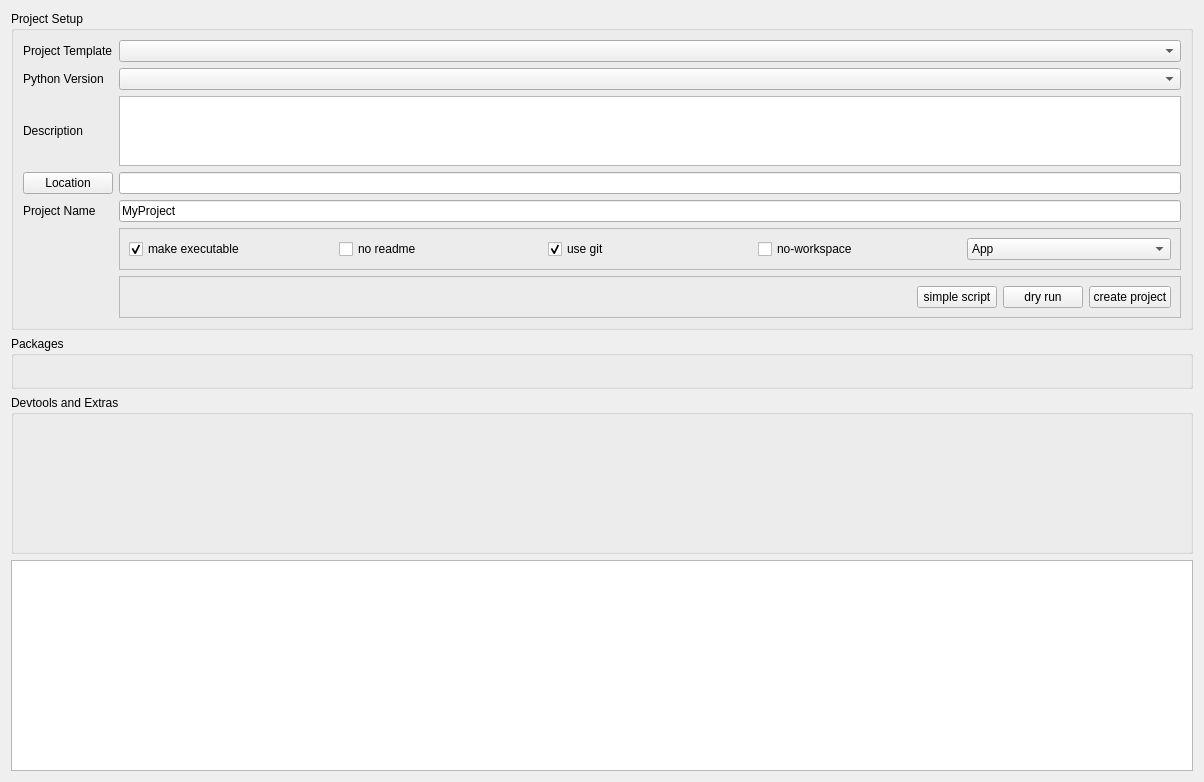
<?xml version="1.0" encoding="UTF-8"?>
<ui version="4.0">
 <class>Form</class>
 <widget class="QWidget" name="Form">
  <property name="geometry">
   <rect>
    <x>0</x>
    <y>0</y>
    <width>1204</width>
    <height>782</height>
   </rect>
  </property>
  <property name="windowTitle">
   <string>Dialog</string>
  </property>
  <layout class="QGridLayout" name="gridLayout" rowstretch="2,1,3,4">
   <item row="1" column="0">
    <widget class="QGroupBox" name="options_gb">
     <property name="title">
      <string>Packages</string>
     </property>
     <layout class="QGridLayout" name="options_grid" rowminimumheight="0"/>
    </widget>
   </item>
   <item row="2" column="0">
    <widget class="QGroupBox" name="extras_gb">
     <property name="title">
      <string>Devtools and Extras</string>
     </property>
     <layout class="QGridLayout" name="gridLayout_3"/>
    </widget>
   </item>
   <item row="0" column="0">
    <widget class="QGroupBox" name="project_group">
     <property name="title">
      <string>Project Setup</string>
     </property>
     <layout class="QGridLayout" name="gridLayout_2" columnstretch="0,0">
      <item row="2" column="1">
       <widget class="QPlainTextEdit" name="description_text">
        <property name="readOnly">
         <bool>true</bool>
        </property>
       </widget>
      </item>
      <item row="0" column="1">
       <widget class="QComboBox" name="template_choice">
        <property name="toolTip">
         <string>Which of the build in project templase to use. See the project description for more details</string>
        </property>
       </widget>
      </item>
      <item row="3" column="1">
       <widget class="QLineEdit" name="project_location">
        <property name="readOnly">
         <bool>true</bool>
        </property>
       </widget>
      </item>
      <item row="4" column="1">
       <widget class="QLineEdit" name="project_name">
        <property name="text">
         <string>MyProject</string>
        </property>
       </widget>
      </item>
      <item row="0" column="0">
       <widget class="QLabel" name="label">
        <property name="text">
         <string>Project Template</string>
        </property>
       </widget>
      </item>
      <item row="6" column="1">
       <widget class="QFrame" name="frame">
        <property name="frameShape">
         <enum>QFrame::Shape::StyledPanel</enum>
        </property>
        <property name="frameShadow">
         <enum>QFrame::Shadow::Raised</enum>
        </property>
        <layout class="QHBoxLayout" name="horizontalLayout">
         <item>
          <spacer name="horizontalSpacer">
           <property name="orientation">
            <enum>Qt::Orientation::Horizontal</enum>
           </property>
           <property name="sizeHint" stdset="0">
            <size>
             <width>40</width>
             <height>20</height>
            </size>
           </property>
          </spacer>
         </item>
         <item>
          <widget class="QPushButton" name="simple_script">
           <property name="text">
            <string>simple script</string>
           </property>
          </widget>
         </item>
         <item>
          <widget class="QPushButton" name="dry_run">
           <property name="text">
            <string>dry run</string>
           </property>
          </widget>
         </item>
         <item>
          <widget class="QPushButton" name="create_project">
           <property name="text">
            <string>create project</string>
           </property>
          </widget>
         </item>
        </layout>
       </widget>
      </item>
      <item row="1" column="0">
       <widget class="QLabel" name="label_2">
        <property name="text">
         <string>Python Version</string>
        </property>
       </widget>
      </item>
      <item row="3" column="0">
       <widget class="QPushButton" name="select_location">
        <property name="toolTip">
         <string>Select base location for the project</string>
        </property>
        <property name="text">
         <string>Location</string>
        </property>
       </widget>
      </item>
      <item row="5" column="1">
       <widget class="QFrame" name="frame_2">
        <property name="frameShape">
         <enum>QFrame::Shape::StyledPanel</enum>
        </property>
        <property name="frameShadow">
         <enum>QFrame::Shadow::Raised</enum>
        </property>
        <layout class="QHBoxLayout" name="horizontalLayout_2">
         <item>
          <widget class="QCheckBox" name="make_runnable">
           <property name="toolTip">
            <string>&lt;html&gt;&lt;head/&gt;&lt;body&gt;&lt;p&gt;if a main.py is generated for the project this will add the following shebang&lt;/p&gt;&lt;p&gt;#!/usr/bin/env -S uv run --script &lt;/p&gt;&lt;p&gt;and also chmod +x the file.  This only works for the App or Script modes.&lt;/p&gt;&lt;/body&gt;&lt;/html&gt;</string>
           </property>
           <property name="text">
            <string>make executable</string>
           </property>
           <property name="checked">
            <bool>true</bool>
           </property>
          </widget>
         </item>
         <item>
          <widget class="QCheckBox" name="no_readme">
           <property name="toolTip">
            <string>&lt;html&gt;&lt;head/&gt;&lt;body&gt;&lt;p&gt;Do no generate a README.md file in the project&lt;/p&gt;&lt;/body&gt;&lt;/html&gt;</string>
           </property>
           <property name="text">
            <string>no readme</string>
           </property>
          </widget>
         </item>
         <item>
          <widget class="QCheckBox" name="use_git">
           <property name="enabled">
            <bool>true</bool>
           </property>
           <property name="toolTip">
            <string>&lt;html&gt;&lt;head/&gt;&lt;body&gt;&lt;p&gt;create a basic git setup for the project. Including a .gitignore&lt;/p&gt;&lt;/body&gt;&lt;/html&gt;</string>
           </property>
           <property name="text">
            <string>use git</string>
           </property>
           <property name="checked">
            <bool>true</bool>
           </property>
          </widget>
         </item>
         <item>
          <widget class="QCheckBox" name="no_workspace">
           <property name="toolTip">
            <string>&lt;html&gt;&lt;head/&gt;&lt;body&gt;&lt;p&gt;If a parent workspace is found do not add this project to it. By default this will add to any parent workspace if found.&lt;/p&gt;&lt;/body&gt;&lt;/html&gt;</string>
           </property>
           <property name="text">
            <string>no-workspace</string>
           </property>
          </widget>
         </item>
         <item>
          <widget class="QComboBox" name="app_type">
           <property name="toolTip">
            <string>&lt;html&gt;&lt;head/&gt;&lt;body&gt;&lt;p&gt;App will create a project for an app (main.py)&lt;/p&gt;&lt;p&gt;Package will set up the project to be built as a Python package&lt;/p&gt;&lt;p&gt;Lib will create a project for a library&lt;/p&gt;&lt;/body&gt;&lt;/html&gt;</string>
           </property>
           <item>
            <property name="text">
             <string>App</string>
            </property>
           </item>
           <item>
            <property name="text">
             <string>Package</string>
            </property>
           </item>
           <item>
            <property name="text">
             <string>Lib</string>
            </property>
           </item>
          </widget>
         </item>
        </layout>
       </widget>
      </item>
      <item row="2" column="0">
       <widget class="QLabel" name="label_3">
        <property name="text">
         <string>Description</string>
        </property>
       </widget>
      </item>
      <item row="1" column="1">
       <widget class="QComboBox" name="which_python">
        <property name="toolTip">
         <string>&lt;html&gt;&lt;head/&gt;&lt;body&gt;&lt;p&gt;Which python to use for the project. There are many verson uv can access. it will download if not already installed. &lt;/p&gt;&lt;p&gt;Installed versions are indicated. &lt;/p&gt;&lt;/body&gt;&lt;/html&gt;</string>
        </property>
       </widget>
      </item>
      <item row="4" column="0">
       <widget class="QLabel" name="label_4">
        <property name="text">
         <string>Project Name</string>
        </property>
       </widget>
      </item>
     </layout>
    </widget>
   </item>
   <item row="3" column="0">
    <widget class="QTextEdit" name="uv_output">
     <property name="readOnly">
      <bool>true</bool>
     </property>
    </widget>
   </item>
  </layout>
 </widget>
 <tabstops>
  <tabstop>template_choice</tabstop>
  <tabstop>which_python</tabstop>
  <tabstop>description_text</tabstop>
  <tabstop>select_location</tabstop>
  <tabstop>project_name</tabstop>
  <tabstop>make_runnable</tabstop>
  <tabstop>no_readme</tabstop>
  <tabstop>use_git</tabstop>
  <tabstop>no_workspace</tabstop>
  <tabstop>app_type</tabstop>
  <tabstop>simple_script</tabstop>
  <tabstop>dry_run</tabstop>
  <tabstop>create_project</tabstop>
  <tabstop>uv_output</tabstop>
  <tabstop>project_location</tabstop>
 </tabstops>
 <resources/>
 <connections/>
</ui>
